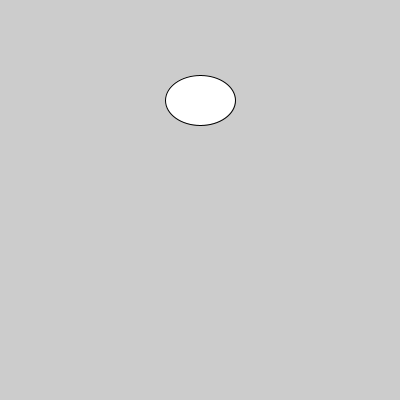
Frame 1 (no input)
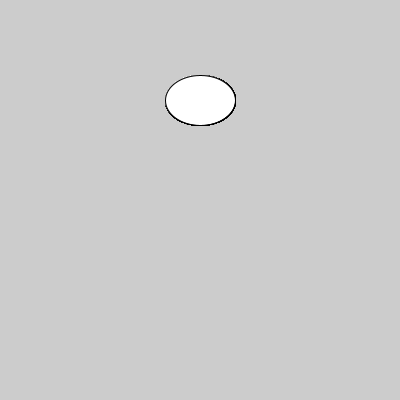
Frame 60 (the mouse pressed at the canvas centre just before this capture)
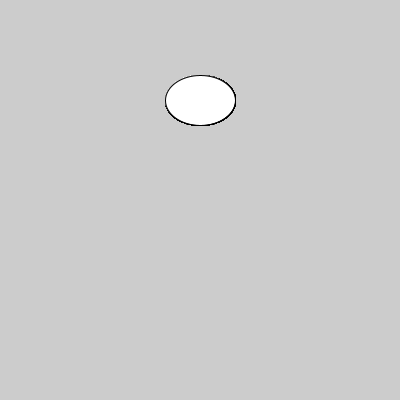
Frame 120 (the mouse held since frame 60 and released just before this capture)

The Processing sketch that drew these frames (run headless with seeded random() and noise(); from frame 60 on, the mouse is pressed at the canvas centre):

// Processing sketch: aula07_grupo02_exercicio04
// ── aula07_grupo02_exercicio04.pde
//matrizes
//versão3
float a[] ={200,100,70,50};
void setup(){ size(400,400); }
void draw(){ 
  ellipse(a[0],a[1],a[2],a[3]); 
}

//versão 2
//float a = 200, b = 100, c=70, d=50;
/*
//versão 1
float a=200;
float b=100;
float c=70;
float d=50;
*/
